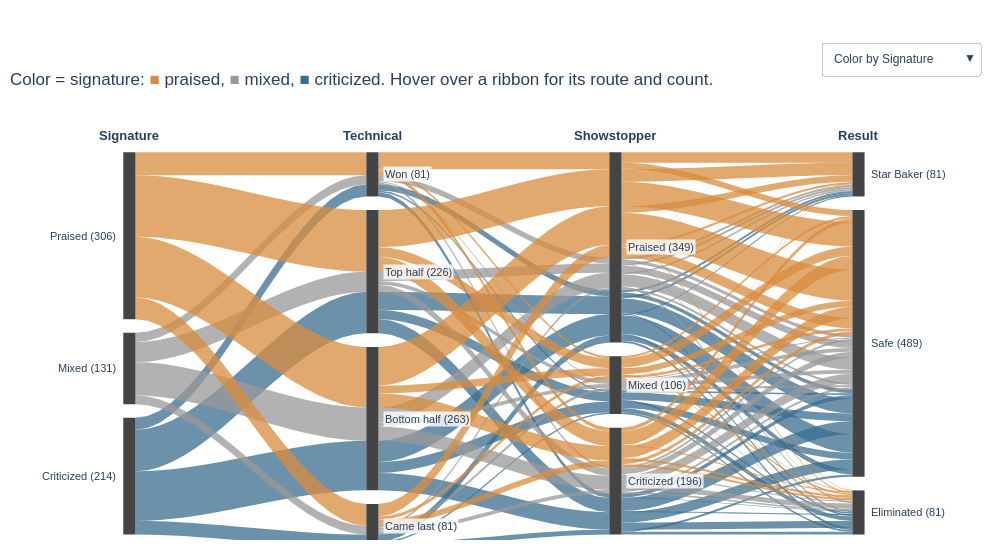

Notebook cell for this chart:
### Markdown cell above
An interesting **conclusion** here: *a praised signature is a strong (but not perfect) shield against going home that week.* Only 6% of bakers whose signature bake was praised were eliminated (18 of 306), compared with 14% after a mixed signature (19 of 131) and 21% after a criticized one (44 of 214). Most of those 18 (10 of them) then had their showstopper criticized, so a good first day helps, but a bad second day can still send you home.

I'll remake the alluvial plot with plotly so we can interactively look at Signature, Technical, AND Showstopper all together.

### Code cell
import plotly.graph_objects as go

# One row per baker-week (finals excluded): signature -> technical -> showstopper -> result
tech = np.select([weeks["Tech"] == 1, weeks["Tech"] == weeks["bakers"], weeks["Tech"] <= weeks["bakers"] / 2],
                 ["Won", "Came last", "Top half"], default="Bottom half")
flow4 = pd.DataFrame({
    "Signature": weeks["Signature Bake"].map(verdict).values,
    "Technical": tech,
    "Showstopper": weeks["Showstopper Bake"].map(verdict).values,
    "Result": np.select([weeks["Winner"] == 1, weeks["Eliminated"] == 1], ["Star Baker", "Eliminated"], default="Safe"),
})
stages4 = list(flow4.columns)
order4 = {"Signature": ["Praised", "Mixed", "Criticized"],
          "Technical": ["Won", "Top half", "Bottom half", "Came last"],
          "Showstopper": ["Praised", "Mixed", "Criticized"],
          "Result": ["Star Baker", "Safe", "Eliminated"]}

# An alluvial that merges strands until they part ways, with a menu to color by any column.
# Between two stages, all baker-weeks that have taken the same route *so far* (and share a color) travel as one
# ribbon; the ribbon only splits at the block where their routes differ. Inside every block, strands are stacked
# by (this stage, the color column, then the other stages left to right), so each ribbon leaves a block exactly
# where it came in, and any path can be followed from left to right.
palette = {   # orange = good, blue = bad, grey/light = in between
    "Signature":   {"Praised": "#D98C3F", "Mixed": "#999999", "Criticized": "#3B6E8F"},
    "Technical":   {"Won": "#D98C3F", "Top half": "darkgrey", "Bottom half": "lightgrey", "Came last": "#3B6E8F"},
    "Showstopper": {"Praised": "#D98C3F", "Mixed": "#999999", "Criticized": "#3B6E8F"},
    "Result":      {"Star Baker": "#D98C3F", "Safe": "#999999", "Eliminated": "#3B6E8F"},
}
gap, width = 25, 0.05
rank = {s: {cat: i for i, cat in enumerate(order4[s])} for s in stages4}
paths = flow4.groupby(stages4).size().reset_index(name="n")       # one row per full path, with its count
for s in stages4:
    paths[s + "_r"] = paths[s].map(rank[s])

def ribbons_colored_by(color_by):
    """Ribbon traces (and block positions) for one color column."""
    ypos, blocks = {}, {}
    for k, s in enumerate(stages4):
        keys = [s + "_r"] + [color_by + "_r"] * (s != color_by) + [x + "_r" for x in stages4 if x not in (s, color_by)]
        y = 0
        for cat in order4[s]:
            block = paths[paths[s] == cat].sort_values(keys)
            blocks[(s, cat)] = (y, block["n"].sum())
            for i, n in zip(block.index, block["n"]):
                ypos[(k, i)] = y
                y += n
            y += gap
    xs = np.linspace(0, 1, 20)
    smooth = xs * xs * (3 - 2 * xs)                                 # S-curve from 0 to 1
    traces = []
    for k in range(len(stages4) - 1):
        key = list(dict.fromkeys(stages4[:k + 2] + [color_by]))     # route through stage k+1, plus the color column
        for route, grp in paths.groupby(key):
            route = dict(zip(key, route))
            y0 = min(ypos[(k, i)] for i in grp.index)               # the group is one contiguous band at both ends
            y1 = min(ypos[(k + 1, i)] for i in grp.index)
            n = grp["n"].sum()
            x = k + width / 2 + xs * (1 - width)
            top = y0 + (y1 - y0) * smooth
            label = " → ".join(f"{s}: {route[s]}" for s in stages4[:k + 2])
            if color_by not in stages4[:k + 2]:
                label += f"<br>(all {color_by.lower()}: {route[color_by]})"
            traces.append(go.Scatter(
                x=np.r_[x, x[::-1]], y=np.r_[top, (top + n)[::-1]], fill="toself", mode="none", opacity=0.75,
                fillcolor=palette[color_by][route[color_by]], hoveron="fills", hoverinfo="text", showlegend=False,
                text=f"{label}<br>{n} baker-weeks"))
    return traces, blocks, y - gap

fig = go.Figure()
groups = {}
for col in stages4:
    traces, blocks, height = ribbons_colored_by(col)
    groups[col] = range(len(fig.data), len(fig.data) + len(traces))
    for tr in traces:
        tr.visible = col == "Signature"
        fig.add_trace(tr)

for (s, cat), (y0, size) in blocks.items():                         # blocks are the same for every color column
    k = stages4.index(s)
    fig.add_shape(type="rect", x0=k - width / 2, x1=k + width / 2, y0=y0, y1=y0 + size, fillcolor="#444444", line_width=0)
    side = dict(x=k - width / 2 - 0.02, xanchor="right") if k == 0 else dict(x=k + width / 2 + 0.02, xanchor="left")
    fig.add_annotation(y=y0 + size / 2, text=f"{cat} ({size})", showarrow=False,
                       font=dict(size=11), bgcolor="rgba(255,255,255,0.8)", **side)
for k, s in enumerate(stages4):
    fig.add_annotation(x=k, y=-30, text=f"<b>{s}</b>", showarrow=False, font=dict(size=13))

def title_for(col):
    key = ", ".join(f'<span style="color:{c}">■</span> {cat.lower()}' for cat, c in palette[col].items())
    return (f"<br>Color = {col.lower()}: {key}. Hover over a ribbon for its route and count.</sup>")

fig.update_layout(updatemenus=[dict(
    type="dropdown", x=1, xanchor="right", y=1.2, yanchor="top",
    buttons=[dict(label=f"Color by {col}", method="update",
                  args=[{"visible": [i in groups[col] for i in range(len(fig.data))]},
                        {"title.text": title_for(col)}]) for col in stages4])])
fig.update_xaxes(visible=False, range=[-0.45, len(stages4) - 1 + 0.5])
fig.update_yaxes(visible=False, range=[height + 10, -50])          # reversed, so the first category is on top
fig.update_layout(title=dict(text=title_for("Signature"), x=0.01),
                  font=dict(family="Arial", size=12), width=1000, height=560,
                  margin=dict(l=20, r=20, t=125, b=20), plot_bgcolor="white", paper_bgcolor="white")
fig.show()

# the claim in the title, checked
pd.crosstab(flow4["Signature"], flow4["Result"]).loc[order4["Signature"], order4["Result"]]
